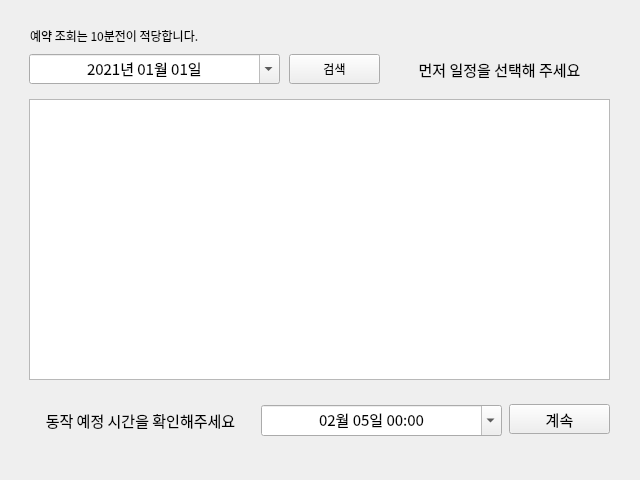
<?xml version="1.0" encoding="UTF-8"?>
<ui version="4.0">
 <class>MainWindow</class>
 <widget class="QMainWindow" name="MainWindow">
  <property name="geometry">
   <rect>
    <x>0</x>
    <y>0</y>
    <width>640</width>
    <height>480</height>
   </rect>
  </property>
  <property name="font">
   <font>
    <family>돋움</family>
   </font>
  </property>
  <property name="windowTitle">
   <string>일정 선택</string>
  </property>
  <widget class="QWidget" name="centralwidget">
   <widget class="QWidget" name="gridLayoutWidget">
    <property name="geometry">
     <rect>
      <x>29</x>
      <y>49</y>
      <width>251</width>
      <height>41</height>
     </rect>
    </property>
    <layout class="QGridLayout" name="gridLayout">
     <item row="0" column="0">
      <widget class="QDateEdit" name="targetDate">
       <property name="minimumSize">
        <size>
         <width>0</width>
         <height>30</height>
        </size>
       </property>
       <property name="maximumSize">
        <size>
         <width>630</width>
         <height>30</height>
        </size>
       </property>
       <property name="font">
        <font>
         <family>돋움</family>
         <pointsize>11</pointsize>
        </font>
       </property>
       <property name="alignment">
        <set>Qt::AlignCenter</set>
       </property>
       <property name="dateTime">
        <datetime>
         <hour>0</hour>
         <minute>0</minute>
         <second>0</second>
         <year>2021</year>
         <month>1</month>
         <day>1</day>
        </datetime>
       </property>
       <property name="maximumDateTime">
        <datetime>
         <hour>23</hour>
         <minute>59</minute>
         <second>59</second>
         <year>2100</year>
         <month>1</month>
         <day>1</day>
        </datetime>
       </property>
       <property name="minimumDateTime">
        <datetime>
         <hour>0</hour>
         <minute>0</minute>
         <second>0</second>
         <year>2021</year>
         <month>1</month>
         <day>1</day>
        </datetime>
       </property>
       <property name="displayFormat">
        <string>yyyy년 MM월 dd일</string>
       </property>
       <property name="calendarPopup">
        <bool>true</bool>
       </property>
      </widget>
     </item>
    </layout>
   </widget>
   <widget class="QWidget" name="gridLayoutWidget_2">
    <property name="geometry">
     <rect>
      <x>29</x>
      <y>99</y>
      <width>581</width>
      <height>281</height>
     </rect>
    </property>
    <layout class="QGridLayout" name="gridLayout_3">
     <item row="0" column="0">
      <widget class="QListWidget" name="targetList">
       <property name="font">
        <font>
         <family>돋움</family>
         <pointsize>12</pointsize>
        </font>
       </property>
      </widget>
     </item>
    </layout>
   </widget>
   <widget class="QWidget" name="gridLayoutWidget_3">
    <property name="geometry">
     <rect>
      <x>261</x>
      <y>400</y>
      <width>241</width>
      <height>41</height>
     </rect>
    </property>
    <layout class="QGridLayout" name="gridLayout_4">
     <item row="0" column="0">
      <widget class="QDateTimeEdit" name="targetTime">
       <property name="minimumSize">
        <size>
         <width>0</width>
         <height>30</height>
        </size>
       </property>
       <property name="font">
        <font>
         <family>돋움</family>
         <pointsize>11</pointsize>
         <weight>50</weight>
         <bold>false</bold>
        </font>
       </property>
       <property name="alignment">
        <set>Qt::AlignCenter</set>
       </property>
       <property name="dateTime">
        <datetime>
         <hour>0</hour>
         <minute>0</minute>
         <second>0</second>
         <year>2002</year>
         <month>2</month>
         <day>5</day>
        </datetime>
       </property>
       <property name="minimumDateTime">
        <datetime>
         <hour>0</hour>
         <minute>0</minute>
         <second>0</second>
         <year>2002</year>
         <month>2</month>
         <day>5</day>
        </datetime>
       </property>
       <property name="minimumDate">
        <date>
         <year>2002</year>
         <month>2</month>
         <day>5</day>
        </date>
       </property>
       <property name="displayFormat">
        <string>MM월 dd일 hh:mm</string>
       </property>
       <property name="calendarPopup">
        <bool>true</bool>
       </property>
      </widget>
     </item>
    </layout>
   </widget>
   <widget class="QWidget" name="gridLayoutWidget_4">
    <property name="geometry">
     <rect>
      <x>509</x>
      <y>399</y>
      <width>101</width>
      <height>41</height>
     </rect>
    </property>
    <layout class="QGridLayout" name="gridLayout_5">
     <item row="0" column="0">
      <widget class="QPushButton" name="nextButton">
       <property name="minimumSize">
        <size>
         <width>0</width>
         <height>30</height>
        </size>
       </property>
       <property name="maximumSize">
        <size>
         <width>16777215</width>
         <height>30</height>
        </size>
       </property>
       <property name="font">
        <font>
         <family>돋움</family>
         <pointsize>11</pointsize>
        </font>
       </property>
       <property name="text">
        <string>계속</string>
       </property>
      </widget>
     </item>
    </layout>
   </widget>
   <widget class="QWidget" name="gridLayoutWidget_5">
    <property name="geometry">
     <rect>
      <x>289</x>
      <y>49</y>
      <width>91</width>
      <height>41</height>
     </rect>
    </property>
    <layout class="QGridLayout" name="gridLayout_2">
     <item row="0" column="0">
      <widget class="QPushButton" name="searchButton">
       <property name="minimumSize">
        <size>
         <width>0</width>
         <height>30</height>
        </size>
       </property>
       <property name="maximumSize">
        <size>
         <width>16777215</width>
         <height>30</height>
        </size>
       </property>
       <property name="text">
        <string>검색</string>
       </property>
      </widget>
     </item>
    </layout>
   </widget>
   <widget class="QWidget" name="gridLayoutWidget_6">
    <property name="geometry">
     <rect>
      <x>389</x>
      <y>49</y>
      <width>221</width>
      <height>41</height>
     </rect>
    </property>
    <layout class="QGridLayout" name="gridLayout_6">
     <item row="0" column="0">
      <widget class="QLabel" name="choice">
       <property name="font">
        <font>
         <family>돋움</family>
         <pointsize>11</pointsize>
        </font>
       </property>
       <property name="text">
        <string>먼저 일정을 선택해 주세요</string>
       </property>
       <property name="alignment">
        <set>Qt::AlignCenter</set>
       </property>
      </widget>
     </item>
    </layout>
   </widget>
   <widget class="QWidget" name="gridLayoutWidget_7">
    <property name="geometry">
     <rect>
      <x>30</x>
      <y>400</y>
      <width>221</width>
      <height>41</height>
     </rect>
    </property>
    <layout class="QGridLayout" name="gridLayout_7">
     <item row="0" column="0">
      <widget class="QLabel" name="choice_2">
       <property name="font">
        <font>
         <family>돋움</family>
         <pointsize>11</pointsize>
        </font>
       </property>
       <property name="text">
        <string>동작 예정 시간을 확인해주세요</string>
       </property>
       <property name="alignment">
        <set>Qt::AlignCenter</set>
       </property>
      </widget>
     </item>
    </layout>
   </widget>
   <widget class="QWidget" name="gridLayoutWidget_8">
    <property name="geometry">
     <rect>
      <x>30</x>
      <y>20</y>
      <width>581</width>
      <height>31</height>
     </rect>
    </property>
    <layout class="QGridLayout" name="gridLayout_8">
     <item row="0" column="0">
      <widget class="QLabel" name="label">
       <property name="text">
        <string>예약 조회는 10분전이 적당합니다.</string>
       </property>
       <property name="alignment">
        <set>Qt::AlignLeading|Qt::AlignLeft|Qt::AlignVCenter</set>
       </property>
      </widget>
     </item>
    </layout>
   </widget>
  </widget>
 </widget>
 <resources/>
 <connections/>
</ui>
